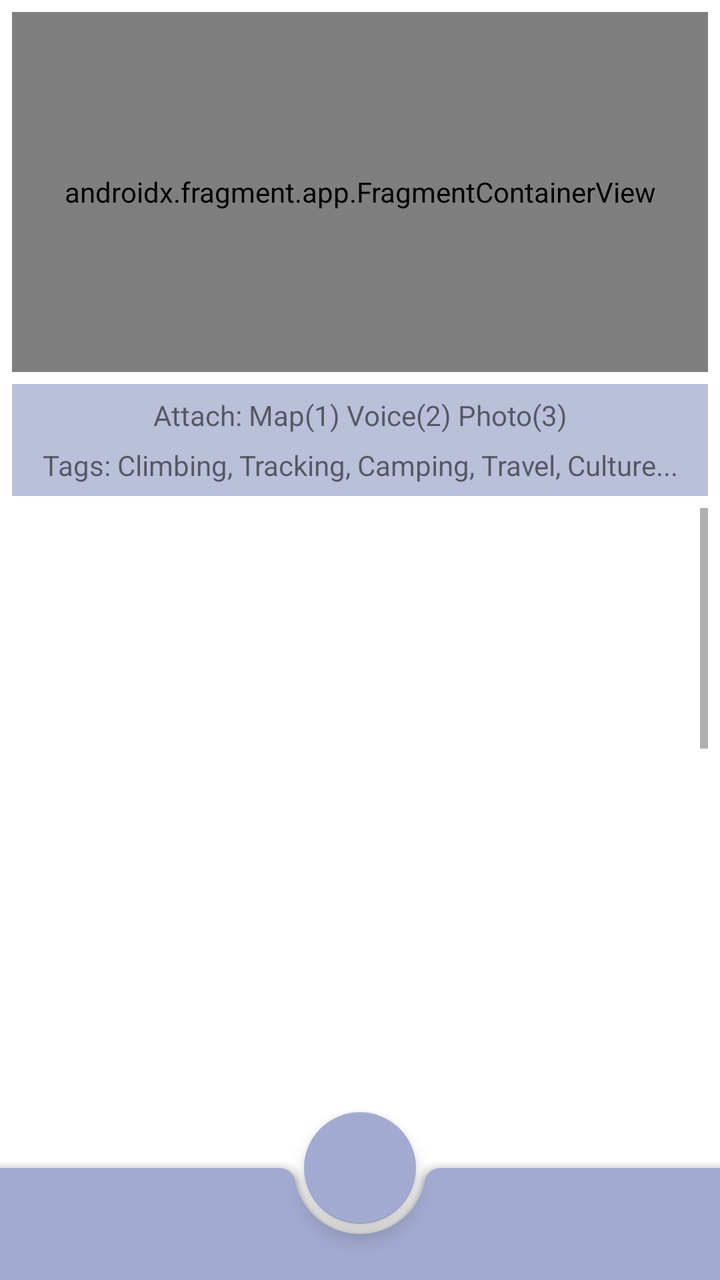
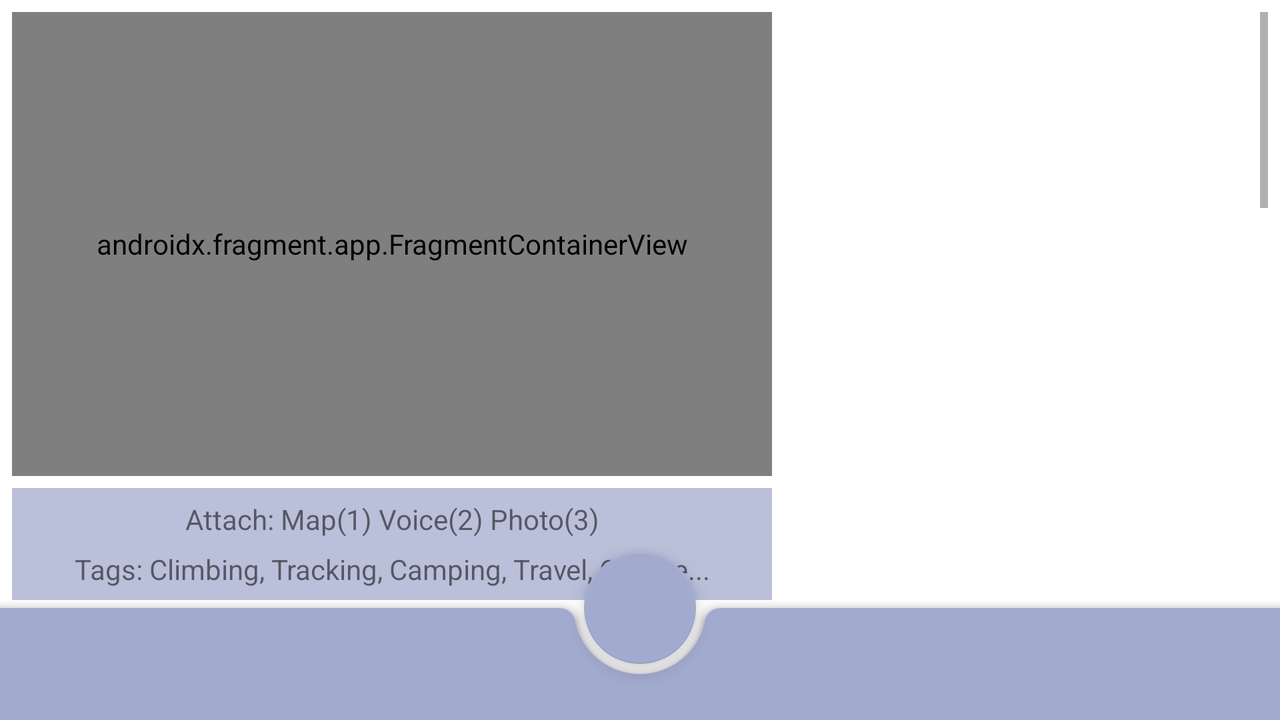

Two renders of one Android screen. The first uses the default layout on a phone; the second uses the alternative layout the repository ships for a different screen configuration, on a matching device. The two XML files are below.
<!-- AndroidManifest.xml: application theme Theme.UnChilNote.NoActionBar -->
<!-- res/layout/detail_fragment.xml -->
<?xml version="1.0" encoding="utf-8"?>
<androidx.coordinatorlayout.widget.CoordinatorLayout
    android:layout_width="match_parent"
    android:layout_height="match_parent"
    xmlns:android="http://schemas.android.com/apk/res/android"
    xmlns:app="http://schemas.android.com/apk/res-auto"
    xmlns:tools="http://schemas.android.com/tools">


    <androidx.constraintlayout.widget.ConstraintLayout

        android:layout_width="match_parent"
        android:layout_height="match_parent"
        android:layout_marginHorizontal="6dp"
        android:orientation="vertical">

        <androidx.fragment.app.FragmentContainerView
            android:id="@+id/detailFragment_weather_fragmentContainer"
            android:name="com.example.unchilnote.weather.WeatherFragment"
            android:layout_width="match_parent"
            android:layout_height="180dp"
            android:layout_marginTop="6dp"
            android:background="#BABFDA"
            android:tag="weatherFragment"
            app:layout_constraintEnd_toEndOf="parent"
            app:layout_constraintStart_toStartOf="parent"
            app:layout_constraintTop_toTopOf="parent" />


        <LinearLayout
            android:id="@+id/frame_detail_desc"
            android:layout_width="match_parent"
            android:layout_height="wrap_content"
            android:layout_marginTop="6dp"
            android:background="#BABFDA"
            android:orientation="vertical"
            app:layout_constraintEnd_toEndOf="parent"
            app:layout_constraintStart_toStartOf="parent"
            app:layout_constraintTop_toBottomOf="@id/detailFragment_weather_fragmentContainer">

            <TextView
                android:id="@+id/textView_detail_attachCnt"
                android:layout_width="match_parent"
                android:layout_height="match_parent"
                android:layout_marginTop="6dp"
                android:layout_marginBottom="6dp"
                android:text="@string/txt_item_format_attacthment"
                android:textAlignment="center" />

            <TextView
                android:id="@+id/textView_detail_tag"
                android:layout_width="match_parent"
                android:layout_height="wrap_content"
                android:layout_marginBottom="6dp"
                android:text="@string/txt_item_format_tags"
                android:textAlignment="center" />

        </LinearLayout>



        <androidx.core.widget.NestedScrollView
            android:layout_width="match_parent"
            android:layout_height="0dp"
            android:layout_marginTop="6dp"
            android:layout_marginBottom="60dp"
            android:fillViewport="false"
            android:scrollbarStyle="outsideOverlay"
            android:scrollbars="vertical"
            app:layout_constraintBottom_toBottomOf="parent"
            app:layout_constraintEnd_toEndOf="parent"
            app:layout_constraintStart_toStartOf="parent"
            app:layout_constraintTop_toBottomOf="@id/frame_detail_desc">



            <LinearLayout
                android:layout_width="match_parent"
                android:layout_height="wrap_content"
                android:orientation="vertical">


                <androidx.fragment.app.FragmentContainerView
                    android:id="@+id/detailFragment_snapshot_fragmentContainer"
                    android:layout_width="match_parent"
                    android:layout_height="288dp"
                    android:layout_marginBottom="6dp"
                    android:tag="galleryFragment" />

                <androidx.fragment.app.FragmentContainerView
                    android:id="@+id/detailFragment_record_fragmentContainer"
                    android:layout_width="match_parent"
                    android:layout_height="288dp"
                    android:layout_marginBottom="6dp"
                    android:tag="recordFragment" />

                <androidx.fragment.app.FragmentContainerView
                    android:id="@+id/detailFragment_photo_fragmentContainer"
                    android:layout_width="match_parent"
                    android:layout_height="288dp"
                    android:layout_marginBottom="6dp"
                    android:tag="galleryFragment" />



            </LinearLayout>

        </androidx.core.widget.NestedScrollView>


    </androidx.constraintlayout.widget.ConstraintLayout>




    <LinearLayout
        android:id="@+id/detailFragment_bottomSheet_Chip"
        android:layout_width="match_parent"
        android:layout_height="320dp"
        android:keepScreenOn="false"
        android:orientation="vertical"
        app:behavior_hideable="false"
        app:behavior_peekHeight="0dp"
        app:layout_behavior="@string/bottom_sheet_behavior">

        <include
            android:id="@+id/chip_detailFragment"
            layout="@layout/tag_chips" />

    </LinearLayout>



    <include
        android:id="@+id/bottom_detail"
        layout="@layout/bottom" />


</androidx.coordinatorlayout.widget.CoordinatorLayout>
<!-- res/layout/tag_chips.xml (included above) -->
<?xml version="1.0" encoding="utf-8"?>
<androidx.constraintlayout.widget.ConstraintLayout xmlns:android="http://schemas.android.com/apk/res/android"
    xmlns:app="http://schemas.android.com/apk/res-auto"
    xmlns:tools="http://schemas.android.com/tools"
    android:layout_width="match_parent"
    android:layout_height="match_parent"
    android:background="@android:drawable/screen_background_dark_transparent"
    android:padding="@dimen/margin_16">

    <TextView
        android:id="@+id/tag_chips_textView_title"
        android:layout_width="wrap_content"
        android:layout_height="wrap_content"
        android:gravity="center"
        android:text="Select Memo Tags"
        android:textAlignment="center"
        android:textColor="@color/white"
        android:textSize="20sp"
        android:textStyle="bold"
        app:layout_constraintEnd_toEndOf="parent"
        app:layout_constraintStart_toStartOf="parent"
        app:layout_constraintTop_toTopOf="parent" />


    <com.google.android.material.chip.ChipGroup
        android:id="@+id/chipGroup"
        android:layout_width="match_parent"
        android:layout_height="150dp"
        android:layout_marginTop="@dimen/margin_16"
        app:layout_constraintEnd_toEndOf="parent"
        app:layout_constraintStart_toStartOf="parent"
        app:layout_constraintTop_toBottomOf="@id/tag_chips_textView_title">


    </com.google.android.material.chip.ChipGroup>



</androidx.constraintlayout.widget.ConstraintLayout>
<!-- res/layout/bottom.xml (included above) -->
<?xml version="1.0" encoding="utf-8"?>
<androidx.coordinatorlayout.widget.CoordinatorLayout
    android:layout_width="match_parent"
    android:layout_height="match_parent"
    xmlns:android="http://schemas.android.com/apk/res/android"
    xmlns:app="http://schemas.android.com/apk/res-auto"
    xmlns:tools="http://schemas.android.com/tools">

    <com.google.android.material.bottomappbar.BottomAppBar

        android:id="@+id/bottomAppBar"
        android:layout_width="match_parent"
        android:layout_height="wrap_content"
        android:layout_gravity="bottom"
        app:backgroundTint="#A3AAD0"/>

    <com.google.android.material.floatingactionbutton.FloatingActionButton
        android:id="@+id/bottom_Fab"
        android:layout_width="wrap_content"
        android:layout_height="wrap_content"
        android:backgroundTint="#A3AAD0"
        android:clickable="true"
        android:contentDescription="@string/fAB_Write"
        app:layout_anchor="@id/bottomAppBar"
        app:layout_anchorGravity="center"
        app:srcCompat="@drawable/baseline_mode_edit_outline_24" />

    </androidx.coordinatorlayout.widget.CoordinatorLayout>
<!-- resources referenced by this layout -->
<resources>
  <dimen name="margin_16">16dp</dimen>
  <string name="fAB_Write">Write</string>
  <string name="txt_item_format_attacthment">Attach: Map(1) Voice(2) Photo(3)</string>
  <string name="txt_item_format_tags">Tags: Climbing, Tracking, Camping, Travel, Culture\.\.\.</string>
  <style name="Theme.UnChilNote.NoActionBar">
          <item name="windowActionBar">false</item>
          <item name="windowNoTitle">true</item>
      </style>
</resources>
<!-- res/layout-land/detail_fragment.xml (the repository's variant of the layout above) -->
<!-- drawn on the phone turned sideways -->
<?xml version="1.0" encoding="utf-8"?>
<androidx.coordinatorlayout.widget.CoordinatorLayout
    android:layout_width="match_parent"
    android:layout_height="match_parent"
    xmlns:android="http://schemas.android.com/apk/res/android"
    xmlns:app="http://schemas.android.com/apk/res-auto"
    xmlns:tools="http://schemas.android.com/tools">


    <androidx.constraintlayout.widget.ConstraintLayout

        android:layout_width="match_parent"
        android:layout_height="match_parent"
        android:layout_marginHorizontal="6dp"
        android:orientation="vertical">

        <androidx.fragment.app.FragmentContainerView
            android:id="@+id/detailFragment_weather_fragmentContainer"
            android:name="com.example.unchilnote.weather.WeatherFragment"
            android:layout_width="380dp"
            android:layout_height="0dp"
            android:layout_marginTop="6dp"
            android:layout_marginBottom="6dp"
            android:background="#BABFDA"
            android:tag="weatherFragment"
            app:layout_constraintBottom_toTopOf="@+id/frame_detail_desc"
            app:layout_constraintStart_toStartOf="parent"
            app:layout_constraintTop_toTopOf="parent" />


        <LinearLayout
            android:id="@+id/frame_detail_desc"
            android:layout_width="380dp"
            android:layout_height="wrap_content"

            android:layout_marginBottom="60dp"
            android:background="#BABFDA"
            android:orientation="vertical"
            app:layout_constraintBottom_toBottomOf="parent"
            app:layout_constraintStart_toStartOf="parent">

            <TextView
                android:id="@+id/textView_detail_attachCnt"
                android:layout_width="match_parent"
                android:layout_height="match_parent"
                android:layout_marginTop="6dp"
                android:layout_marginBottom="6dp"
                android:text="@string/txt_item_format_attacthment"
                android:textAlignment="center" />

            <TextView
                android:id="@+id/textView_detail_tag"
                android:layout_width="match_parent"
                android:layout_height="wrap_content"
                android:layout_marginBottom="6dp"
                android:text="@string/txt_item_format_tags"
                android:textAlignment="center" />

        </LinearLayout>



        <androidx.core.widget.NestedScrollView
            android:layout_width="0dp"
            android:layout_height="match_parent"
            android:layout_marginStart="6dp"
            android:layout_marginTop="6dp"
            android:layout_marginBottom="60dp"
            android:fillViewport="false"
            android:scrollbarStyle="outsideOverlay"
            android:scrollbars="vertical"
            app:layout_constraintBottom_toBottomOf="parent"
            app:layout_constraintEnd_toEndOf="parent"
            app:layout_constraintStart_toEndOf="@id/detailFragment_weather_fragmentContainer"
            app:layout_constraintTop_toBottomOf="parent">



            <LinearLayout
                android:layout_width="match_parent"
                android:layout_height="wrap_content"
                android:orientation="vertical">


                <androidx.fragment.app.FragmentContainerView
                    android:id="@+id/detailFragment_snapshot_fragmentContainer"
                    android:layout_width="match_parent"
                    android:layout_height="288dp"
                    android:layout_marginBottom="6dp"
                    android:tag="galleryFragment" />

                <androidx.fragment.app.FragmentContainerView
                    android:id="@+id/detailFragment_record_fragmentContainer"
                    android:layout_width="match_parent"
                    android:layout_height="288dp"
                    android:layout_marginBottom="6dp"
                    android:tag="recordFragment" />

                <androidx.fragment.app.FragmentContainerView
                    android:id="@+id/detailFragment_photo_fragmentContainer"
                    android:layout_width="match_parent"
                    android:layout_height="288dp"
                    android:layout_marginBottom="6dp"
                    android:tag="galleryFragment" />



            </LinearLayout>

        </androidx.core.widget.NestedScrollView>


    </androidx.constraintlayout.widget.ConstraintLayout>




    <LinearLayout
        android:id="@+id/detailFragment_bottomSheet_Chip"
        android:layout_width="match_parent"
        android:layout_height="320dp"
        android:keepScreenOn="false"
        android:orientation="vertical"
        app:behavior_hideable="false"
        app:behavior_peekHeight="0dp"
        app:layout_behavior="@string/bottom_sheet_behavior">

        <include
            android:id="@+id/chip_detailFragment"
            layout="@layout/tag_chips" />

    </LinearLayout>



    <include
        android:id="@+id/bottom_detail"
        layout="@layout/bottom" />


</androidx.coordinatorlayout.widget.CoordinatorLayout>
